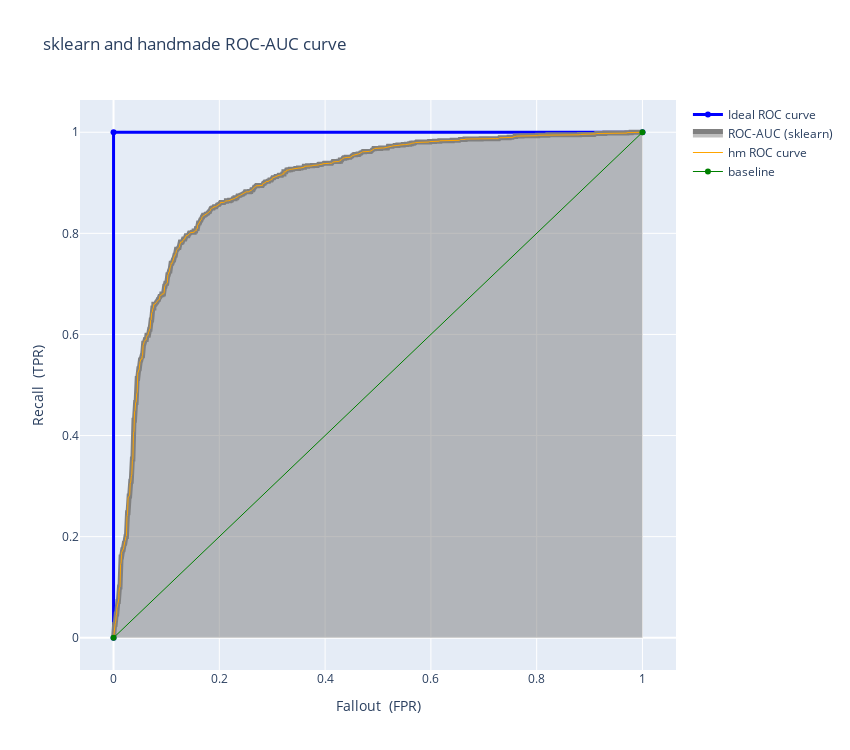

Write notebook code for a chart like this one.
### Code cell
fig = go.Figure()
fig.add_trace(go.Scatter(x=[0,0,1], y=[0,1,1], name='Ideal ROC curve',line=dict(color="blue", width=3)))
fig.add_trace(go.Scatter(  x= fpr1,  y= tpr2, mode='lines', fill= 'tozeroy', name= "ROC-AUC (sklearn)" , 
                         line=dict(color="grey", width=5))
)
# roc_ output: 0-FPR, 1-Recall, 2-Precision

fig.add_trace(go.Scatter(x=[i[0] for i in roc_],y=[i[1] for i in roc_], name= "hm ROC curve",line=dict(color="orange", width=1)) )
fig.add_trace(go.Scatter(x=[0,1], y=[0,1], name="baseline",line=dict(color="Green", width=1)))
fig.update_layout(title= "sklearn and handmade ROC-AUC curve", xaxis_title="Fallout  (FPR)", yaxis_title="Recall  (TPR)", width=850, height=750 )
fig.show()

### Figure 1 — Plotly figure (JSON) as saved in the notebook; plotly's stock layout.template omitted (floating-point values rounded to 4 significant figures; data arrays with more than 128 entries replaced by an {"elided": "..."} marker saying what was removed)
{"data": [{"line": {"color": "blue", "width": 3}, "name": "Ideal ROC curve", "type": "scatter", "x": [0, 0, 1], "y": [0, 1, 1]}, {"fill": "tozeroy", "line": {"color": "grey", "width": 5}, "mode": "lines", "name": "ROC-AUC (sklearn)", "type": "scatter", "x": {"elided": "573 float values"}, "y": {"elided": "573 float values"}}, {"line": {"color": "orange", "width": 1}, "name": "hm ROC curve", "type": "scatter", "x": {"elided": "1001 float values"}, "y": {"elided": "1001 float values"}}, {"line": {"color": "Green", "width": 1}, "name": "baseline", "type": "scatter", "x": [0, 1], "y": [0, 1]}], "layout": {"height": 750, "title": {"text": "sklearn and handmade ROC-AUC curve"}, "width": 850, "xaxis": {"title": {"text": "Fallout  (FPR)"}}, "yaxis": {"title": {"text": "Recall  (TPR)"}}}}
